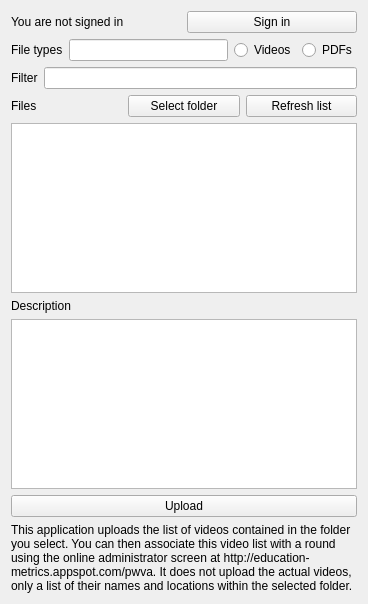
<?xml version="1.0" encoding="UTF-8"?>
<ui version="4.0">
 <class>Form</class>
 <widget class="QWidget" name="Form">
  <property name="geometry">
   <rect>
    <x>0</x>
    <y>0</y>
    <width>368</width>
    <height>604</height>
   </rect>
  </property>
  <property name="windowTitle">
   <string>Pairwise Comparisons folder structure uploader</string>
  </property>
  <layout class="QGridLayout" name="gridLayout">
   <item row="0" column="0">
    <layout class="QVBoxLayout" name="verticalLayout">
     <item>
      <layout class="QHBoxLayout" name="sign_in_section">
       <item>
        <widget class="QLabel" name="sign_in_label">
         <property name="text">
          <string>You are not signed in</string>
         </property>
        </widget>
       </item>
       <item>
        <widget class="QPushButton" name="sign_in">
         <property name="text">
          <string>Sign in</string>
         </property>
        </widget>
       </item>
      </layout>
     </item>
     <item>
      <layout class="QHBoxLayout" name="horizontalLayout_9">
       <item>
        <widget class="QLabel" name="file_types_label">
         <property name="text">
          <string>File types</string>
         </property>
        </widget>
       </item>
       <item>
        <widget class="QLineEdit" name="file_types"/>
       </item>
       <item>
        <widget class="QRadioButton" name="videos_radio">
         <property name="text">
          <string>Videos</string>
         </property>
        </widget>
       </item>
       <item>
        <widget class="QRadioButton" name="pdfs_radio">
         <property name="text">
          <string>PDFs</string>
         </property>
        </widget>
       </item>
      </layout>
     </item>
     <item>
      <layout class="QHBoxLayout" name="horizontalLayout_4">
       <item>
        <widget class="QLabel" name="filter_label">
         <property name="text">
          <string>Filter</string>
         </property>
        </widget>
       </item>
       <item>
        <widget class="QLineEdit" name="filter_box"/>
       </item>
      </layout>
     </item>
     <item>
      <layout class="QHBoxLayout" name="select_folder_section">
       <item>
        <widget class="QLabel" name="videos_label">
         <property name="text">
          <string>Files</string>
         </property>
        </widget>
       </item>
       <item>
        <widget class="QPushButton" name="select_folder">
         <property name="text">
          <string>Select folder</string>
         </property>
        </widget>
       </item>
       <item>
        <widget class="QPushButton" name="refresh_list">
         <property name="text">
          <string>Refresh list</string>
         </property>
        </widget>
       </item>
      </layout>
     </item>
     <item>
      <widget class="QListWidget" name="file_list">
       <property name="enabled">
        <bool>true</bool>
       </property>
      </widget>
     </item>
     <item>
      <widget class="QLabel" name="description_label">
       <property name="text">
        <string>Description</string>
       </property>
      </widget>
     </item>
     <item>
      <widget class="QPlainTextEdit" name="description"/>
     </item>
     <item>
      <widget class="QPushButton" name="upload">
       <property name="text">
        <string>Upload</string>
       </property>
      </widget>
     </item>
     <item>
      <widget class="QLabel" name="instruction_label">
       <property name="text">
        <string>This application uploads the list of videos contained in the folder you select. You can then associate this video list with a round using the online administrator screen at http://education-metrics.appspot.com/pwva. It does not upload the actual videos, only a list of their names and locations within the selected folder.</string>
       </property>
       <property name="wordWrap">
        <bool>true</bool>
       </property>
      </widget>
     </item>
    </layout>
   </item>
  </layout>
 </widget>
 <resources/>
 <connections/>
</ui>
